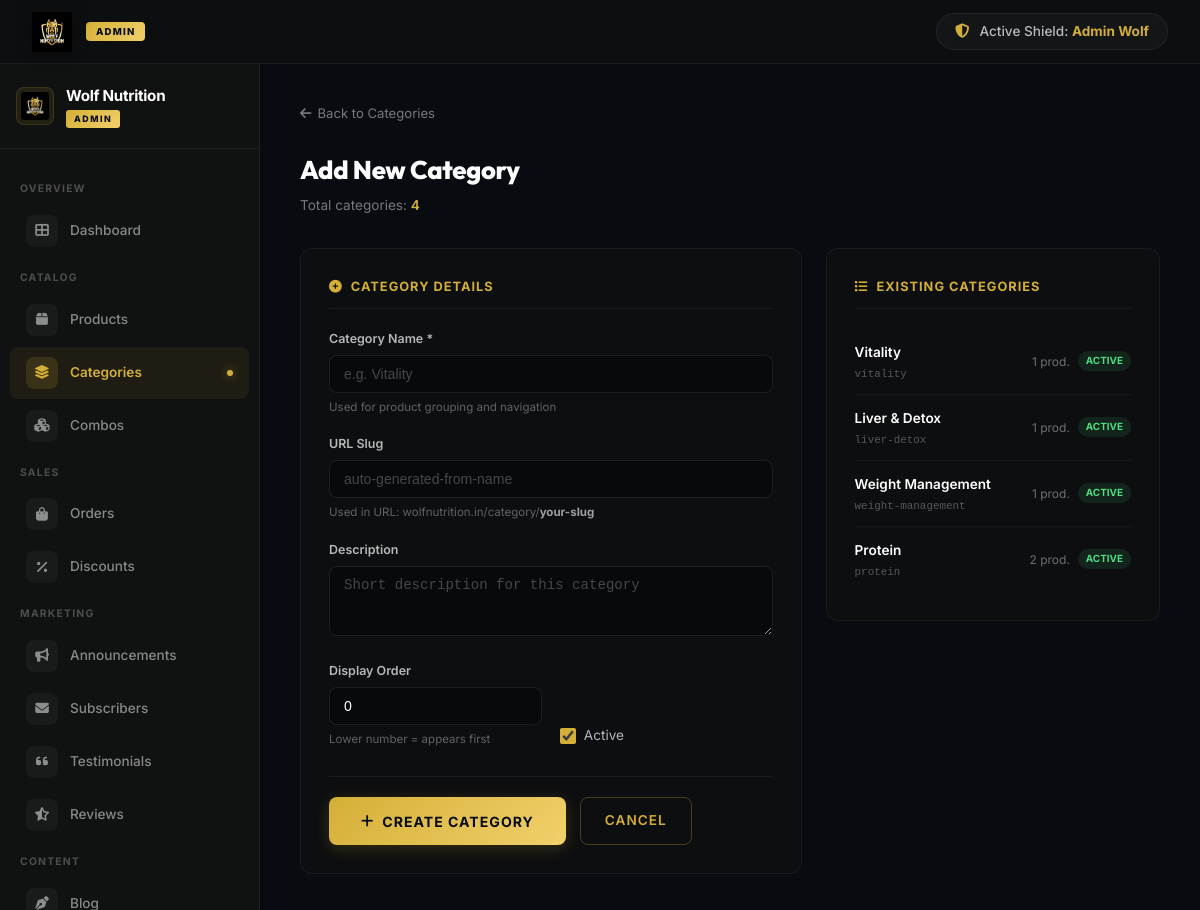
The page /admin/category_add.php (signed in) on the database its author committed.
### tables this page shows
CREATE TABLE IF NOT EXISTS `categories` (
  `id` INT AUTO_INCREMENT PRIMARY KEY,
  `name` VARCHAR(100) NOT NULL,
  `slug` VARCHAR(100) NOT NULL UNIQUE,
  `description` TEXT NULL,
  `is_active` TINYINT(1) DEFAULT 1,
  `display_order` INT DEFAULT 0
);

### admin/category_add.php (the view, shortened to what this page needs)
<?php
require_once __DIR__ . '/includes/header.php';
require_once __DIR__ . '/includes/sidebar.php';
$stmt_total = $pdo->prepare("SELECT COUNT(id) FROM categories");
$stmt_total->execute();
$total_cats = (int)$stmt_total->fetchColumn();
?>
    <div style="margin-bottom:24px;">
        <a href="categories.php" style="color:rgba(255,255,255,0.45); font-size:0.82rem; text-decoration:none; display:inline-flex; align-items:center; gap:6px; transition:color 0.2s;" onmouseover="this.style.color='#D4AF37'" onmouseout="this.style.color='rgba(255,255,255,0.45)'">
            <i class="fas fa-arrow-left"></i> Back to Categories
        </a>
    </div>
    <div style="display:flex; justify-content:space-between; align-items:center; margin-bottom:32px;">
        <div>
            <h2 style="font-size:1.6rem; font-weight:800; color:#fff; margin:0 0 4px 0; letter-spacing:-0.3px;">Add New Category</h2>
            <p style="font-size:0.85rem; color:rgba(255,255,255,0.45); margin:0;">Total categories: <span style="color:#D4AF37; font-weight:600;"><?php echo $total_cats; ?></span></p>
        </div>
    </div>
    <div class="cat-form-grid" style="display:grid; grid-template-columns:1.5fr 1fr; gap:24px; align-items:start;">
        <div class="form-section-card">
            <div class="form-section-title">
                <i class="fas fa-plus-circle"></i> Category Details
            </div>
            <form action="category_add.php" method="POST">
                <div style="margin-bottom:18px;">
                    <label class="form-label">Category Name *</label>
                    <input type="text" name="name" class="form-input" placeholder="e.g. Vitality" required oninput="autoSlugCat(this.value)">
                    <span class="form-hint">Used for product grouping and navigation</span>
                </div>
                <div style="margin-bottom:18px;">
                    <label class="form-label">URL Slug</label>
                    <input type="text" name="slug" id="cat-slug" class="form-input" placeholder="auto-generated-from-name">
                    <span class="form-hint">Used in URL: wolfnutrition.in/category/<strong style="color:rgba(255,255,255,0.6);">your-slug</strong></span>
                </div>
                <div style="margin-bottom:18px;">
                    <label class="form-label">Description</label>
                    <textarea name="description" class="form-input" rows="3" placeholder="Short description for this category"></textarea>
                </div>
                <div class="cat-form-bottom-fields" style="display:grid; grid-template-columns:1fr 1fr; gap:18px;">
                    <div>
                        <label class="form-label">Display Order</label>
                        <input type="number" name="display_order" class="form-input" value="0">
                        <span class="form-hint">Lower number = appears first</span>
                    </div>
                    <div style="display:flex; align-items:flex-end; padding-bottom:2px;">
                        <label style="display:flex; align-items:center; gap:8px; cursor:pointer; font-size:0.85rem; color:rgba(255,255,255,0.7);">
                            <input type="checkbox" name="is_active" value="1" checked style="accent-color:#D4AF37; width:16px; height:16px;">
                            <span>Active</span>
                        </label>
                    </div>
                </div>
                <div class="cat-form-actions" style="display:flex; gap:14px; margin-top:28px; padding-top:20px; border-top:1px solid rgba(255,255,255,0.06);">
                    <button type="submit" name="add_category" class="btn-gold" style="padding:12px 32px; font-size:0.88rem; font-weight:700; display:inline-flex; align-items:center; gap:8px;">
                        <i class="fas fa-plus"></i> Create Category
                    </button>
                    <a href="categories.php" class="btn-outline-gold" style="padding:12px 24px; font-size:0.85rem; text-decoration:none; display:inline-flex; align-items:center;">
                        Cancel
                    </a>
                </div>
            </form>
        </div>
        <div class="form-section-card">
            <div class="form-section-title">
                <i class="fas fa-list"></i> Existing Categories
            </div>
            <?php
            $stmt_ex = $pdo->prepare("SELECT c.*, COUNT(p.id) as product_count FROM categories c LEFT JOIN products p ON c.id = p.category_id GROUP BY c.id ORDER BY c.display_order ASC");
            $stmt_ex->execute();
            $existing = $stmt_ex->fetchAll();
            ?>
            <?php if (empty($existing)): ?>
                <div style="text-align:center; padding:24px 0;">
                    <i class="fas fa-folder-open" style="font-size:1.5rem; color:rgba(255,255,255,0.1); margin-bottom:8px; display:block;"></i>
                    <p style="color:rgba(255,255,255,0.35); font-size:0.85rem; margin:0;">No categories yet.</p>
                </div>
            <?php else: ?>
                <div style="display:flex; flex-direction:column; gap:0;">
                    <?php foreach ($existing as $cat): ?>
                        <div class="existing-cat-item">
                            <div>
                                <span style="color:#fff; font-weight:600; font-size:0.85rem;"><?php echo htmlspecialchars($cat['name']); ?></span>
                                <span style="font-size:0.68rem; color:rgba(255,255,255,0.3); display:block; font-family:monospace; margin-top:2px;"><?php echo htmlspecialchars($cat['slug']); ?></span>
                            </div>
                            <div style="display:flex; align-items:center; gap:8px;">
                                <span style="font-size:0.75rem; color:rgba(255,255,255,0.4);"><?php echo $cat['product_count']; ?> prod.</span>
                                <span class="<?php echo $cat['is_active'] ? 'badge-active' : 'badge-inactive'; ?>">
                                    <?php echo $cat['is_active'] ? 'Active' : 'Off'; ?>
                                </span>
                            </div>
                        </div>
                    <?php endforeach; ?>
                </div>
            <?php endif; ?>
        </div>
    </div>
<?php
require_once __DIR__ . '/includes/footer.php';
?>

### assets/css/style.css (style rules this page uses)
:root { --bg-primary: #080C10; --bg-secondary: #121212; --bg-card: #121212; --bg-card-hover: #121212; --gold-primary: #D4AF37; --gold-light: #FFD700; --gold-dark: #D4AF37; --gold-muted: #D4AF37; --gold-gradient: linear-gradient(135deg, #FFD700 0%, #D4AF37 100%); --gold-glow: 0 0 15px rgba(212, 175, 55, 0.25); --gold-glow-hover: 0 0 25px rgba(212, 175, 55, 0.5); --text-primary: #FFFFFF; --text-secondary: rgba(255, 255, 255, 0.8); --text-muted: rgba(255, 255, 255, 0.5); --border-color: rgba(212, 175, 55, 0.15); --border-active: rgba(212, 175, 55, 0.5); --danger-color: #FFFFFF; --success-color: #D4AF37; --font-heading: 'Outfit', sans-serif; --font-body: 'Inter', sans-serif; --transition-fast: 0.2s ease; --transition-normal: 0.3s cubic-bezier(0.25, 0.8, 0.25, 1); }
* { box-sizing: border-box; margin: 0; padding: 0; }
body { background-color: var(--bg-primary); color: var(--text-secondary); font-family: var(--font-body); line-height: 1.6; overflow-x: hidden; }
h1, h2, h3, h4, h5, h6 { color: var(--text-primary); font-family: var(--font-heading); font-weight: 600; letter-spacing: 0.5px; }
a { color: inherit; text-decoration: none; transition: var(--transition-fast); }
.btn-gold { background: var(--gold-gradient); color: #080C10; border: none; padding: 12px 25px; font-family: var(--font-heading); font-weight: 700; text-transform: uppercase; letter-spacing: 1px; border-radius: 4px; cursor: pointer; display: inline-flex; align-items: center; justify-content: center; gap: 10px; position: relative; overflow: hidden; transition: var(--transition-normal); box-shadow: var(--gold-glow); }
.btn-gold::before { content: ''; position: absolute; top: 0; left: -100%; width: 50%; height: 100%; background: linear-gradient(90deg, transparent, rgba(255, 255, 255, 0.4), transparent); transform: skewX(-25deg); transition: 0.75s; }
.btn-outline-gold { background: transparent; color: var(--gold-primary); border: 2px solid var(--gold-primary); padding: 10px 23px; font-family: var(--font-heading); font-weight: 700; text-transform: uppercase; letter-spacing: 1px; border-radius: 4px; cursor: pointer; display: inline-flex; align-items: center; justify-content: center; gap: 10px; transition: var(--transition-normal); }

### admin/includes/header.php (style rules this page uses)
*, *::before, *::after { box-sizing: border-box; margin: 0; padding: 0; }
body { display: flex; flex-direction: column; height: 100vh; overflow: hidden; background: #080C10; font-family: 'Inter', system-ui, -apple-system, sans-serif; color: #ffffff; -webkit-font-smoothing: antialiased; -moz-osx-font-smoothing: grayscale; margin: 0; padding: 0; }
.btn-gold { display: inline-flex; align-items: center; gap: 8px; padding: 10px 24px; background: linear-gradient(135deg, #D4AF37 0%, #F2D06B 100%); color: #080C10; font-size: 0.85rem; font-weight: 700; border: none; border-radius: 8px; cursor: pointer; transition: all 0.2s ease; text-decoration: none; font-family: 'Inter', system-ui, sans-serif; box-shadow: 0 4px 16px rgba(212, 175, 55, 0.2); }
.btn-outline-gold { display: inline-flex; align-items: center; gap: 8px; padding: 10px 24px; background: transparent; color: #D4AF37; font-size: 0.85rem; font-weight: 600; border: 1px solid rgba(212, 175, 55, 0.3); border-radius: 8px; cursor: pointer; transition: all 0.2s ease; text-decoration: none; font-family: 'Inter', system-ui, sans-serif; }

### rows shown on the page
categories: name "Vitality", slug "vitality", product_count "1", is_active "ACTIVE"
categories: name "Liver & Detox", slug "liver-detox", product_count "1", is_active "ACTIVE"
categories: name "Weight Management", slug "weight-management", product_count "1", is_active "ACTIVE"
categories: name "Protein", slug "protein", product_count "2", is_active "ACTIVE"

### other values the page prints
$admin_name "Admin Wolf"
$group['label'] "OVERVIEW"
$item['label'] "Dashboard"
$group['label'] "CATALOG"
$item['label'] "Products"
$item['label'] "Categories"
$item['label'] "Combos"
$group['label'] "SALES"
$item['label'] "Orders"
$item['label'] "Discounts"
$group['label'] "MARKETING"
$item['label'] "Announcements"
$item['label'] "Subscribers"
$item['label'] "Testimonials"
$item['label'] "Reviews"
